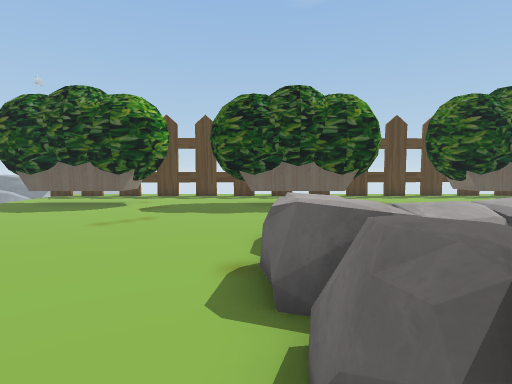
View 1 (above)

17 first-person views from a walk through a scene from a Unity 3-D project. The camera is 1.4 m above the floor, tilts 4° down and sees 80° across. The floor is counted in squares, 1 m on a side. Each view is taken from the middle of a square. On the plan, view 1 faces up. The plan holds only what a view shows up to about 14 squares ahead; the rest is blank. The place goes on beyond the plan. Some surface patterns are stand-ins.

View 2
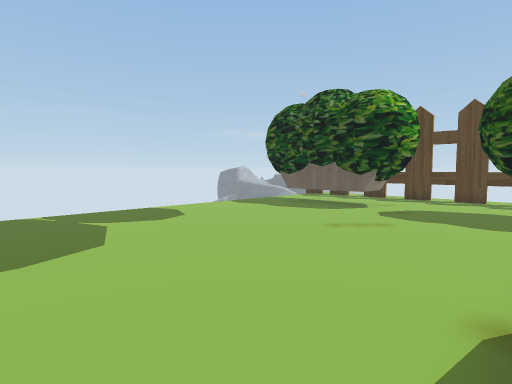

View 3
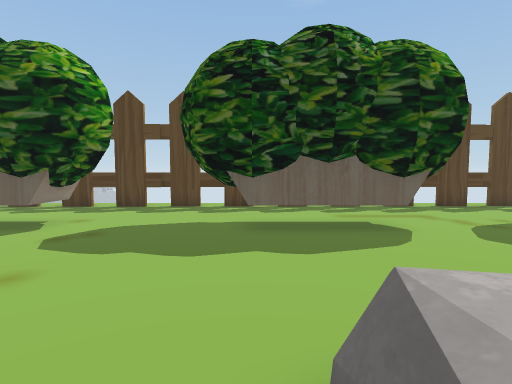

View 4
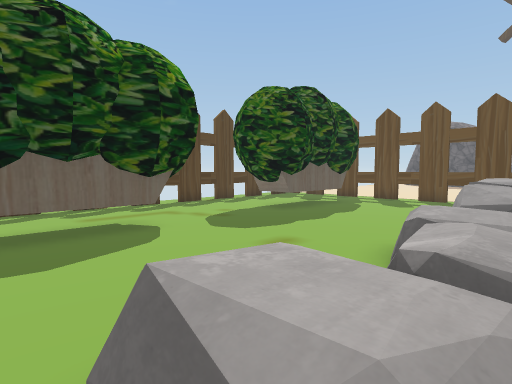

View 5
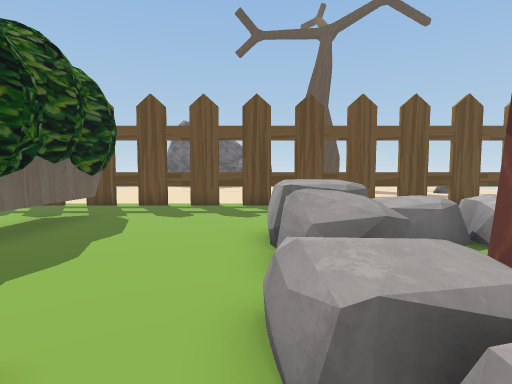

View 6
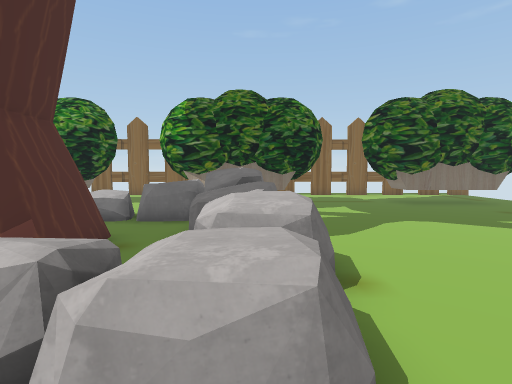

View 7
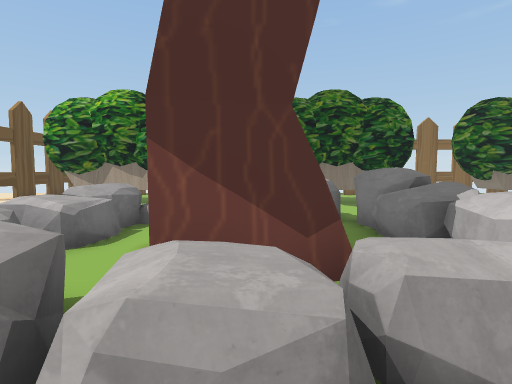

View 8
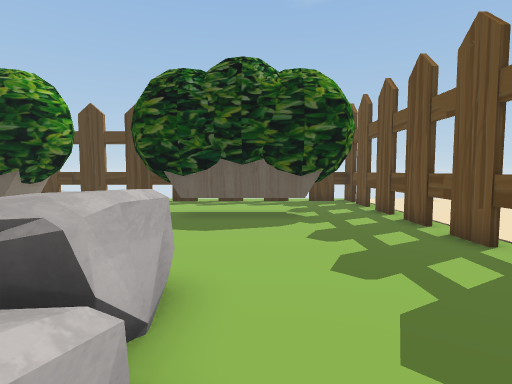

View 9
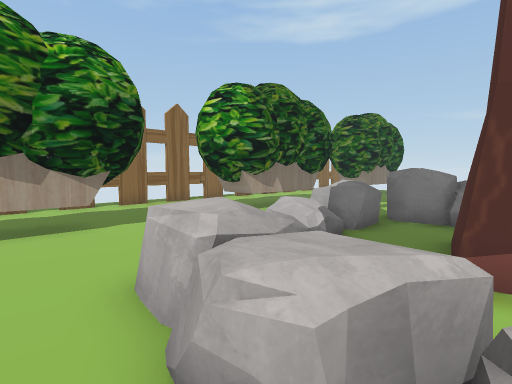

View 10
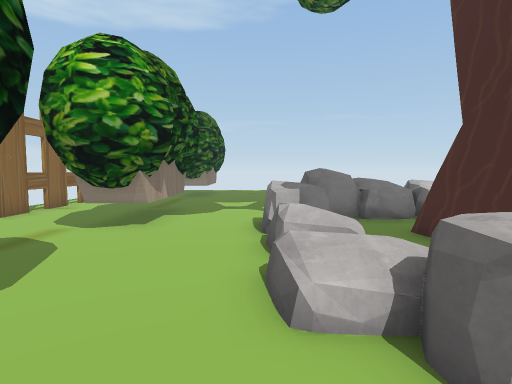

View 11
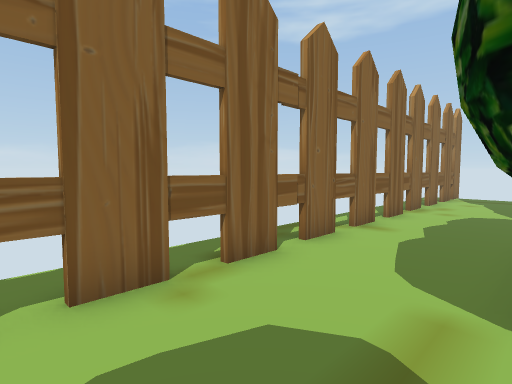

View 12
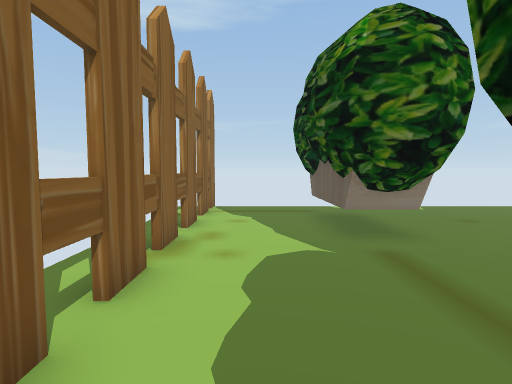

View 13
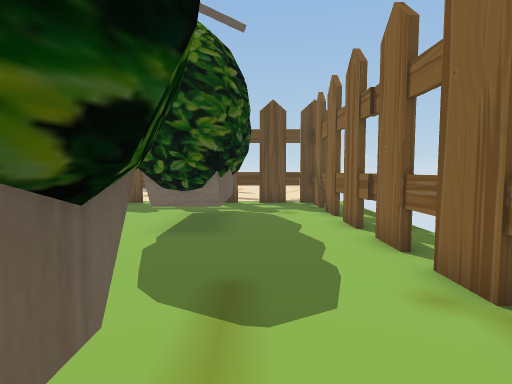

View 14
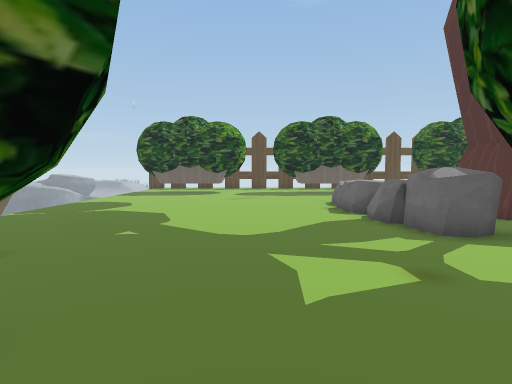

View 15
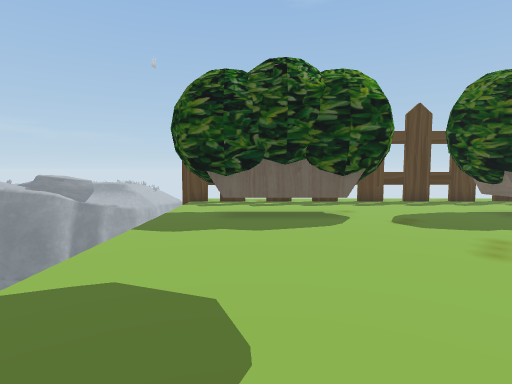

View 16
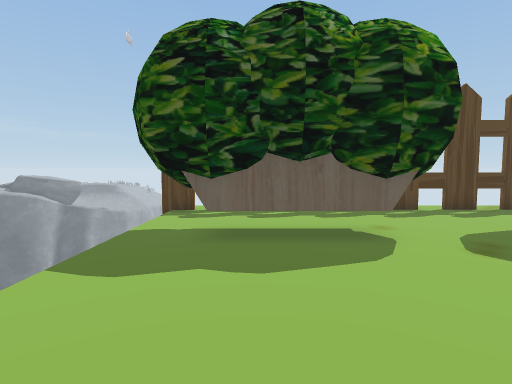

View 17
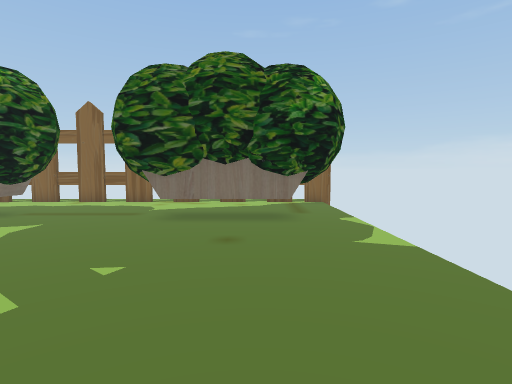

### Floor plan
Key: @ floor where view 1 was taken; # wall or solid block; x gap in a wall; . main floor; : floor 0.25 m higher than the main floor; = window, fence, low wall or low ledge; ^ raised ledge; T thing the floor can be seen under or through; O other object.
Columns run from 11 left of view 1 to 16 right of it. Each row starts with its distance up from view 1.
 17 #x  # # xxxxxxxxxxxx##    #
 16  ...........................
 15  ..........................x
 14  .... T.....................
 13  T    T...TT  TT...TT   T..x
 12  TTTTTT...TTTTTT...TTTTTT...
 11  ...........................
 10  ...........................
  9  ...........................
  8  ............   ............
  7  ...............=...=......
  6  ...........^^^^^^^^^^....
  5  ...........^^^^^^^^^^...
  4  ..........^^^ ###  ^^
  3  ..........=^^ ####=^^.
  2  ...........^^ ####^^^
  1  ...........^^ #  .^^=.
  0  ..........@^^==#==:^..
 -1  .............^^===O...
 -2  .............==....... ..
 -3  ......................... x
 -4  ......................... x
 -5  TTTTTTT..######...TTTTT#.
 -6   TTTTTT..##  ##...TTTTT ..x
 -7  ...........................
 -8  ..........................x
 -9  ..........................x
-10 #x# # # xxxxxxxxxxxx # # #x

Where each view was taken, in squares from view 1:
view 1: 0 up, 0 right, facing up
view 2: 1 up, 0 right, facing up-left
view 3: 5 up, 0 right, facing up
view 4: 5 up, 0 right, facing up-right
view 5: 7 up, 3 right, facing right
view 6: 8 up, 1 right, facing down
view 7: 8 up, 5 right, facing down
view 8: 3 up, 11 right, facing up
view 9: 3 up, 11 right, facing down-left
view 10: 2 down, 11 right, facing left
view 11: 6 down, 7 right, facing down-left
view 12: 8 down, 1 right, facing left
view 13: 7 down, 2 right, facing right
view 14: 7 down, 3 left, facing up
view 15: 3 up, 8 left, facing up
view 16: 6 up, 8 left, facing up
view 17: 4 up, 8 left, facing down
